Frame 1 (no input): blank canvas, image omitted
Frame 60 (no input): blank canvas, image omitted
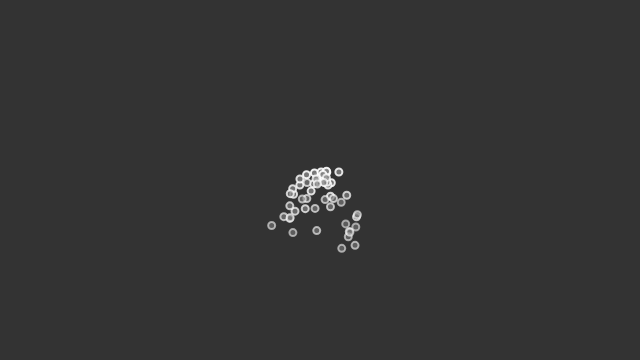
Frame 120 (the mouse pressed at the canvas centre since frame 60)

The p5.js sketch whose frames 1 and 60 were blank and that drew this single picture after the mouse press (run headless with seeded random() and noise() and a simulated clock; from frame 60 on, the mouse is pressed at the canvas centre):

// p5.js sketch
// ── sketch.js

var particleSystems = [];

function setup() {
 createCanvas(640, 360);
 setFrameRate(60);
}

function draw(){
	background(51);
	for (var i = 0; i<particleSystems.length;i++){
	particleSystems[i].addParticle();
	particleSystems[i].run();
	}
}

function mousePressed(){
	particleSystems.push(new ParticleSystem(1,createVector(mouseX,mouseY)));
}


// ── Confetti.js
var Confetti = function(position){
	Particle.call(this.position);

	this.display = function(){
		rectMode(CENTER);
		fill(127,this.lifespan);
		stroke(0,this.lifespan);
		strokeWeight(2);
		push();
		translate(this.position.x,this.position.y);
		var theta = map(this.position.x,0,width,0,TWO_PI*2);
		rotate(theta);
		rect(0,0,12,12);
		pop();

	}

	//Inherits from parent
	Confetti.prototype = Object.create(Particle.prototype);
	Confetti.prototype.constructor = Confetti;
}
// ── Particle.js
function Particle(position){
	this.position = position.copy();
	this.acceleration = createVector(0,0.05);
	this.velocity = createVector(random(-1,1),random(-1,0));

	this.lifespan = 255;

	this.run = function(){
		this.update();
		this.display();
	}

	this.display = function(){
		stroke(255,this.lifespan); //gets more transparent as it dies
		strokeWeight(2);
		fill(127,this.lifespan);

		ellipse(this.position.x,this.position.y,7,7);
	}

	this.update = function(){
		this.velocity.add(this.acceleration);
		this.position.add(this.velocity);
		this.lifespan -= 2;
	}

	this.isDead = function(){
		return this.lifespan < 0.0 ? true : false;
	}
	
}
// ── ParticleSystem.js
function ParticleSystem(num,position){
	this.origin = position.copy();
	this.particles = [];
	for(var i = 0; i<num; i++){
		this.particles.push(new Particle(this.origin))
	}

	this.run = function(){
		console.log("run particle system");
		for(var i = this.particles.length-1; i>=0;i--){
			var p = this.particles[i];
			p.run();
			if(p.isDead()){
				this.particles.splice(i,1);
			}
		}
	};

	this.addParticle = function(){
		this.particles.push(new Particle(this.origin));
	};
}
